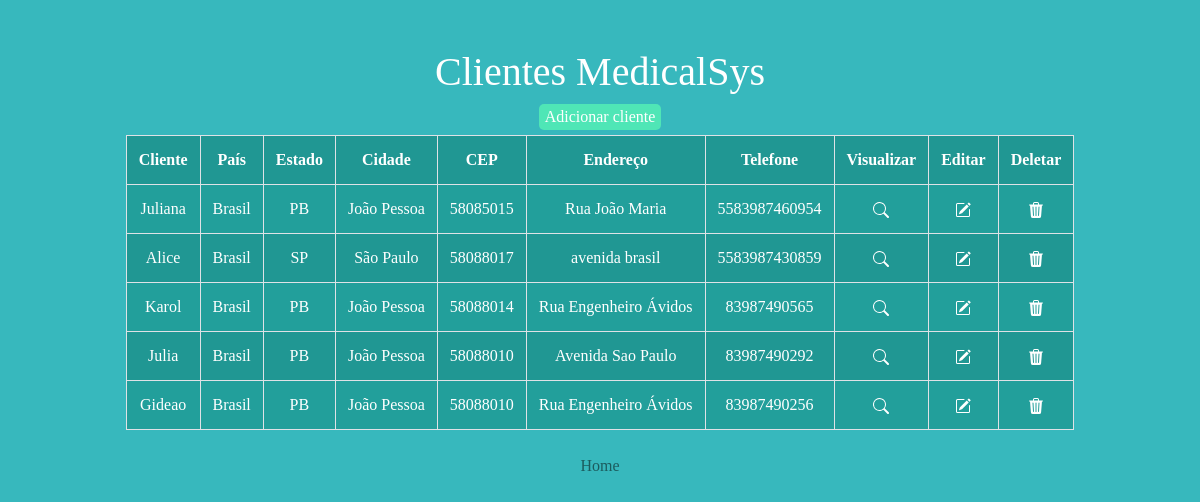
Before: /clients_list/ (signed in) with the older database file.
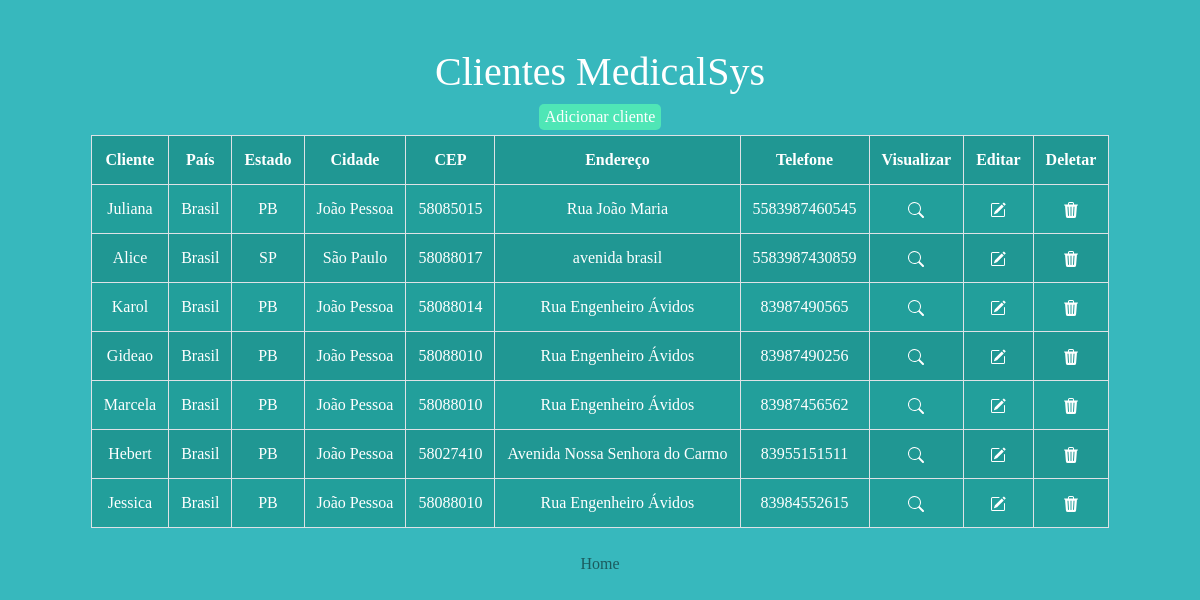
After: the same page with the newer database file.
### base/models.py (models this page shows, shortened)
class Patient(models.Model):
  name = models.CharField(max_length=200)
  phone = models.CharField(max_length=11)
  cep = models.CharField(max_length=8)
  address = models.CharField(max_length=200)
  number = models.CharField(max_length=4)
  city = models.CharField(max_length=50)
  state = models.CharField(max_length=2)
  country = models.CharField(max_length=50)
  created_at = models.DateTimeField(auto_now_add=True)
  edited = models.DateTimeField(auto_now=True)

### base/views.py (the view)
# urls.py: path('clients_list/', PatientsList.as_view(), name='PatientsList'),
class PatientsList(LoginRequiredMixin, ListView):
  template_name = 'clinicMedicalSys/clients_list.html'
  model = Patient
  context_object_name = 'clients'

### base/templates/clinicMedicalSys/clients_list.html (shortened to what this page needs)
{% extends 'clinicMedicalSys/base.html' %}
{% load static %}
{% block content %}
<h1>Clientes MedicalSys</h1>
<a href="{% url 'client-create' %}"><button class="add-cliente">Adicionar cliente</button></a>
<div class="table-responsive">
  <table id="bootstrapdatatable" class="table table-striped table-bordered">
    <tr>
      <th>Cliente</th>
      <th>País</th>
      <th>Estado</th>
      <th>Cidade</th>
      <th>CEP</th>
      <th>Endereço</th>
      <th>Telefone</th>
      <th>Visualizar</th>
      <th>Editar</th>
      <th>Deletar</th>
    </tr>
    {% for client in clients %}
    <tr>
      <td>{{client.name}}</td>
      <td>{{client.country}}</td>
      <td>{{client.state}}</td>
      <td>{{client.city}}</td>
      <td>{{client.cep}}</td>
      <td>{{client.address}}</td>
      <td>{{client.phone}}</td>
      <td><a href="{% url 'client' client.id %}"></a></td>
      <td><a href="{% url 'client-update' client.id %}"></a></td>
      <td><a href="{% url 'client-delete' client.id %}"></a></td>
    </tr>
    {% empty %}
    <h3>No clients in list</h3>
    {% endfor %}
  </table>
  <a class="nav-link active" aria-current="page" href="{% url 'initial_page' %}">Home</a>
  {% endblock %}

### base/templates/clinicMedicalSys/base.html (shortened to what this page needs)
{% load static %}
<!doctype html>
<html lang="en">
<head>
  <link rel="stylesheet" href="https://cdn.jsdelivr.net/npm/bootstrap@4.6.2/dist/css/bootstrap.min.css"
>
</head>
<body>
  <main class="container">
    <div class="container text-center">
      <div class="row justify-content-md-center">
        <div class="col-md-auto">
          {% block content %}
          {% endblock %}
        </div>
      </div>
  </main>
</body>
</html>

### base/templates/clinicMedicalSys/base.html (style rules this page uses)
body { background-color: #37b8bd; color: rgba(255, 255, 255, 1); border-color: rgba(255, 255, 255, 0.7); font-family: 'Mazzard H'; }
main { margin-top: 3rem; }

### base/templates/clinicMedicalSys/clients_list.html (style rules this page uses)
#bootstrapdatatable { color: #fff; background-color: #11887e85; }
svg { color: #fff; }
.add-cliente { background-color: rgba(93, 255, 179, 0.65); color: #fff; border: none; margin-bottom: 5px; border-radius: 5px; }
a { color: rgba(0, 0, 0, 0.507); text-decoration: none; }

Changed rows visible on the page:
removed Patient: name "Julia", country "Brasil", state "PB", city "João Pessoa", cep "58088010", address "Avenida Sao Paulo", phone "83987490292"
changed Patient "Juliana": phone "5583987460954" → "5583987460545"
added Patient: name "Marcela", country "Brasil", state "PB", city "João Pessoa", cep "58088010", address "Rua Engenheiro Ávidos", phone "83987456562"
added Patient: name "Hebert", country "Brasil", state "PB", city "João Pessoa", cep "58027410", address "Avenida Nossa Senhora do Carmo", phone "83955151511"
added Patient: name "Jessica", country "Brasil", state "PB", city "João Pessoa", cep "58088010", address "Rua Engenheiro Ávidos", phone "83984552615"
